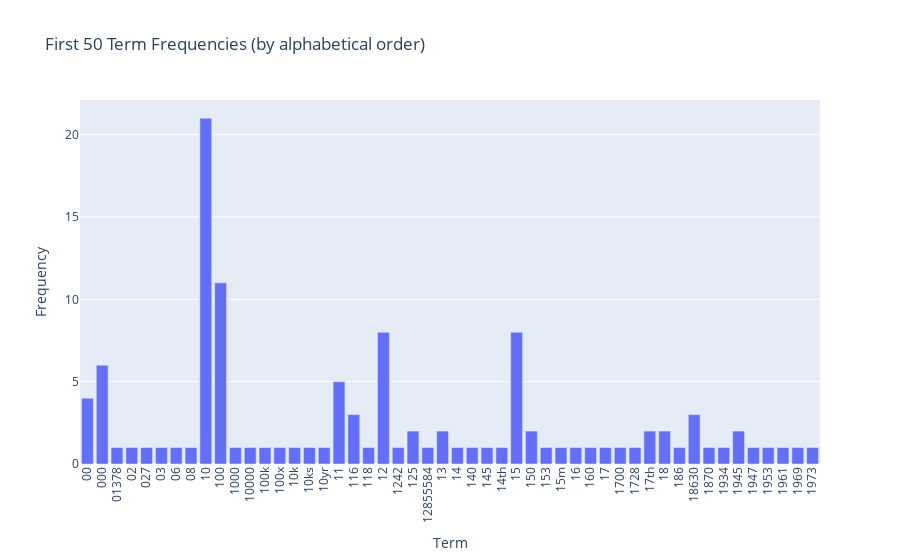

Notebook code for this chart:
### Code cell
# Excersise 13

# In this case, we just add a variable to set the number of terms to visualize. It's more efficient because you only need to change
# one variable.

import plotly.express as px

n_terms = 50

term_frequencies = np.asarray(df_counts.sum(axis=0))[0]
df_terms = pd.DataFrame({
    "Term": count_vect.get_feature_names_out()[:n_terms],
    "Frequency": term_frequencies[:n_terms]
})

fig = px.bar(
    df_terms,
    x="Term", y="Frequency",
    title=f"First {n_terms} Term Frequencies (by alphabetical order)")
fig.update_layout(xaxis=dict(tickangle=-90))
fig.show()

### Figure 1 — Plotly figure (JSON) as saved in the notebook; plotly's stock layout.template omitted (floating-point values rounded to 4 significant figures)
{"data": [{"hovertemplate": "Term=%{x}<br>Frequency=%{y}<extra></extra>", "legendgroup": "", "marker": {"color": "#636efa", "pattern": {"shape": ""}}, "name": "", "orientation": "v", "showlegend": false, "textposition": "auto", "type": "bar", "x": ["00", "000", "01378", "02", "027", "03", "06", "08", "10", "100", "1000", "10000", "100k", "100x", "10k", "10ks", "10yr", "11", "116", "118", "12", "1242", "125", "12855584", "13", "14", "140", "145", "14th", "15", "150", "153", "15m", "16", "160", "17", "1700", "1728", "17th", "18", "186", "18630", "1870", "1934", "1945", "1947", "1953", "1961", "1969", "1973"], "xaxis": "x", "y": [4, 6, 1, 1, 1, 1, 1, 1, 21, 11, 1, 1, 1, 1, 1, 1, 1, 5, 3, 1, 8, 1, 2, 1, 2, 1, 1, 1, 1, 8, 2, 1, 1, 1, 1, 1, 1, 1, 2, 2, 1, 3, 1, 1, 2, 1, 1, 1, 1, 1], "yaxis": "y"}], "layout": {"barmode": "relative", "legend": {"tracegroupgap": 0}, "title": {"text": "First 50 Term Frequencies (by alphabetical order)"}, "xaxis": {"anchor": "y", "domain": [0, 1], "tickangle": -90, "title": {"text": "Term"}}, "yaxis": {"anchor": "x", "domain": [0, 1], "title": {"text": "Frequency"}}}}
